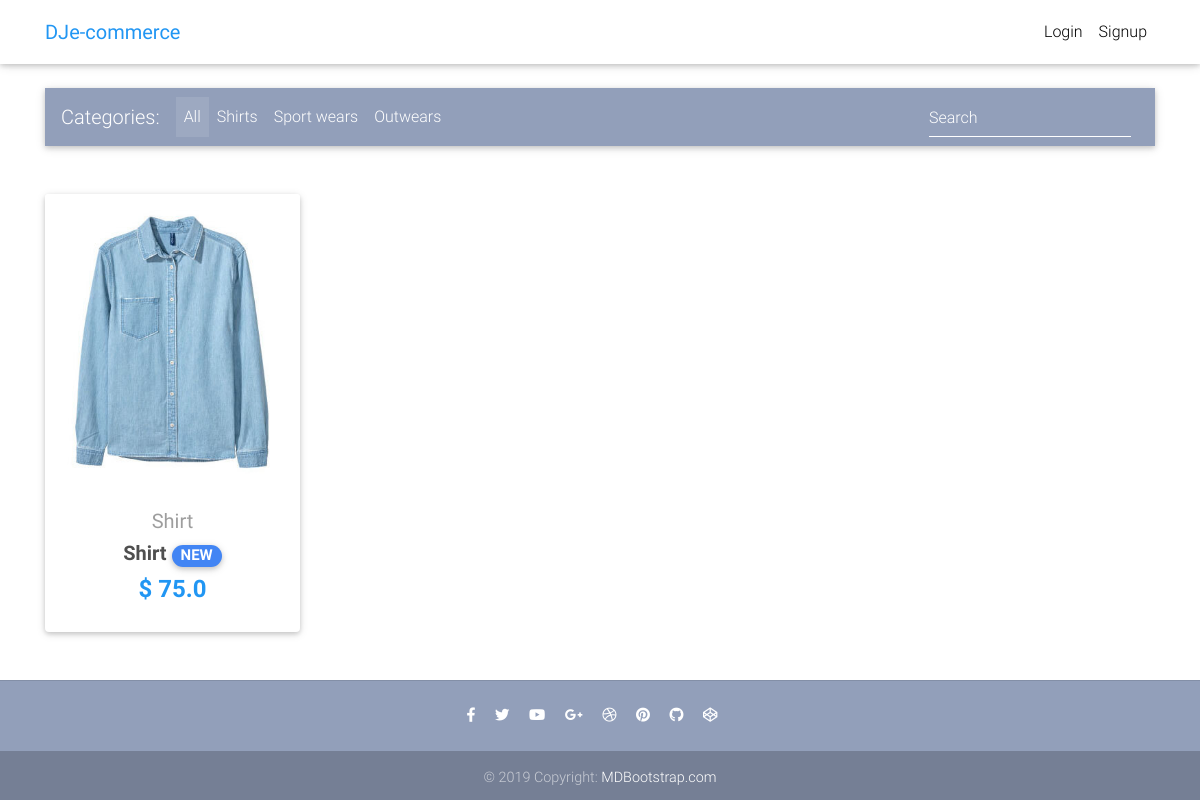
The page / on the database its author committed.
### core/models.py (models this page shows, shortened)
class Item(models.Model):
    title = models.CharField(max_length=100)
    price = models.FloatField()
    discount_price = models.FloatField(blank=True, null=True)
    category = models.CharField(choices=CATEGORY_CHOICES, max_length=2)
    label = models.CharField(choices=LABEL_CHOICES, max_length=1)
    slug = models.SlugField()
    description = models.TextField()
    image = models.ImageField()
    def get_absolute_url(self):
        return reverse('core:product', kwargs={'slug': self.slug})

### core/views.py (the view)
# urls.py: path('', views.IndexView.as_view(), name='home'),
class IndexView(ListView):
    model = Item
    paginate_by = 10
    template_name = 'home-page.html'

### templates/home-page.html (shortened to what this page needs)
{% extends 'base.html' %}
{% block content %}
    <main>
        <div class="container">
            <nav class="navbar navbar-expand-lg navbar-dark mdb-color lighten-3 mt-3 mb-5">
                <span class="navbar-brand">Categories:</span>
                <div class="collapse navbar-collapse" id="basicExampleNav">
                    <ul class="navbar-nav mr-auto">
                        <li class="nav-item active">
                            <a class="nav-link" href="#">All
                            </a>
                        </li>
                        <li class="nav-item">
                            <a class="nav-link" href="#">Shirts</a>
                        </li>
                        <li class="nav-item">
                            <a class="nav-link" href="#">Sport wears</a>
                        </li>
                        <li class="nav-item">
                            <a class="nav-link" href="#">Outwears</a>
                        </li>
                    </ul>
                    <form class="form-inline">
                        <div class="md-form my-0">
                            <input class="form-control mr-sm-2" type="text" placeholder="Search" aria-label="Search">
                        </div>
                    </form>
                </div>
            </nav>
            <section class="text-center mb-4">
                <div class="row wow fadeIn">
                    {% for item in object_list %}
                        <div class="col-lg-3 col-md-6 mb-4">
                            <div class="card">
                                <div class="view overlay">
                                    <img src="{{ item.image.url }}" class="card-img-top" alt="">
                                </div>
                                <div class="card-body text-center">
                                    <a href="" class="grey-text">
                                        <h5>{{ item.get_category_display }}</h5>
                                    </a>
                                    <h5>
                                        <strong>
                                            <a href="{{ item.get_absolute_url }}"
                                               class="dark-grey-text">{{ item.title }}
                                                <span class="badge badge-pill {{ item.get_label_display }}-color">NEW</span>
                                            </a>
                                        </strong>
                                    </h5>
                                    <h4 class="font-weight-bold blue-text">
                                        <strong>$
                                            {% if item.discount_price %}
                                                {{ item.discount_price }}
                                            {% else %}
                                                {{ item.price }}
                                            {% endif %}
                                        </strong>
                                    </h4>
                                </div>
                            </div>
                        </div>
                    {% endfor %}
                </div>
            </section>
        </div>
    </main>
{% endblock content %}

### templates/base.html (style rules this page uses)
html, body, header, .carousel { height: 60vh; }

### rows shown on the page
Item: image (picture), category "Shirt", title "Shirt", discount_price "75.0"
